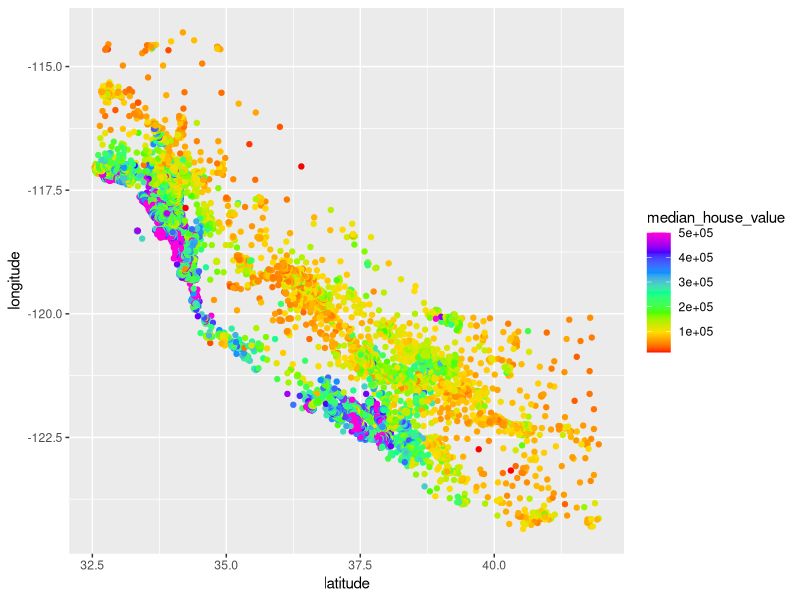
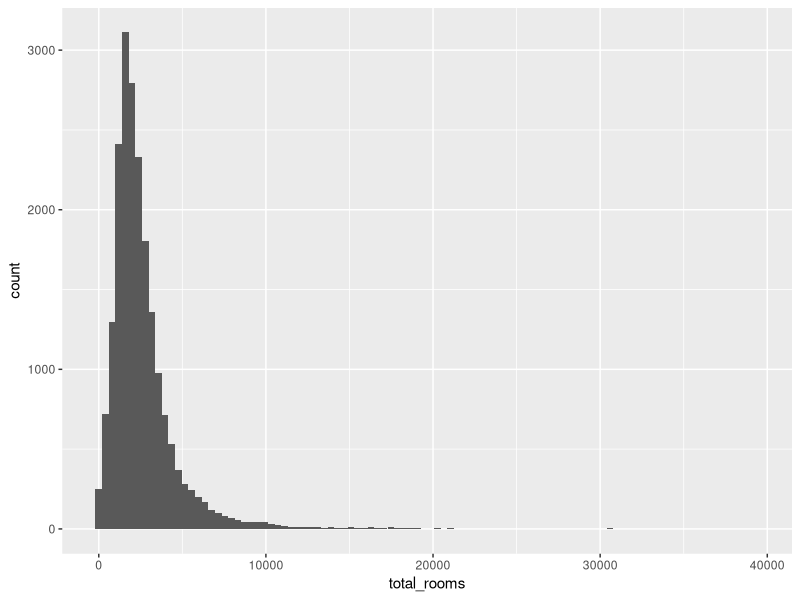
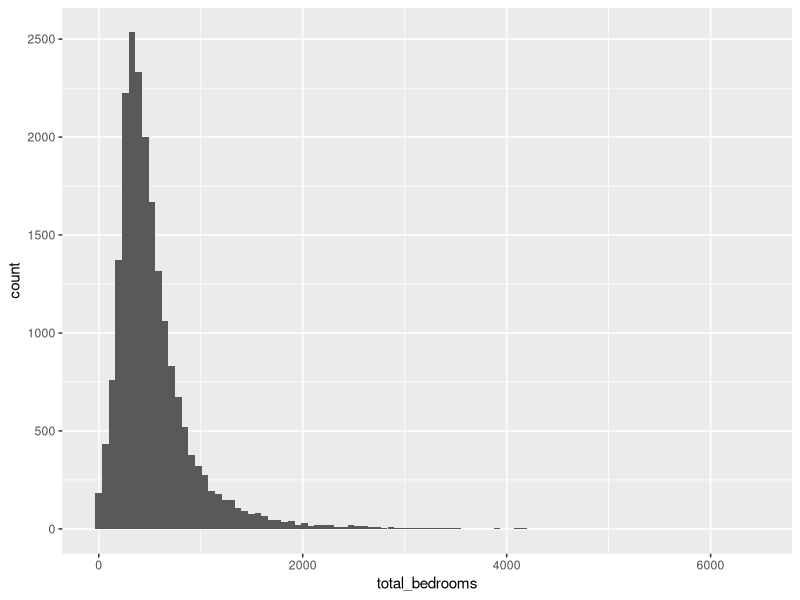
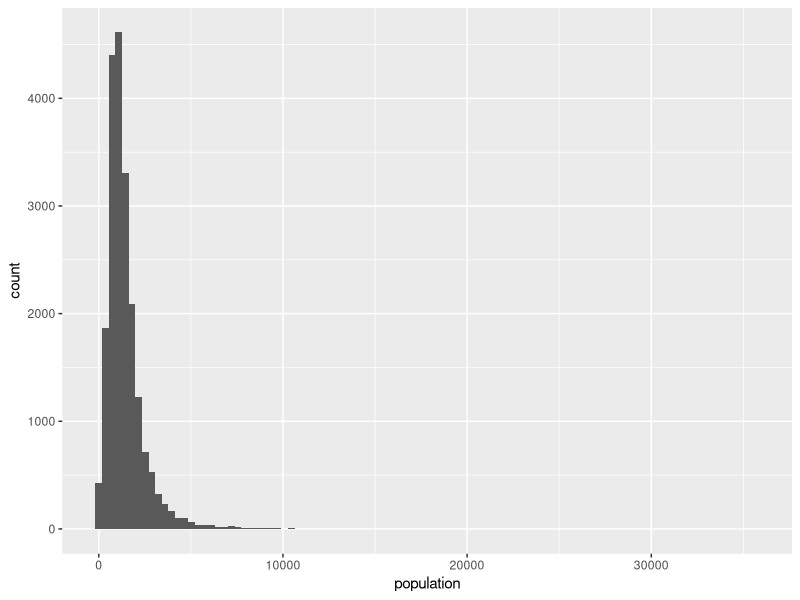
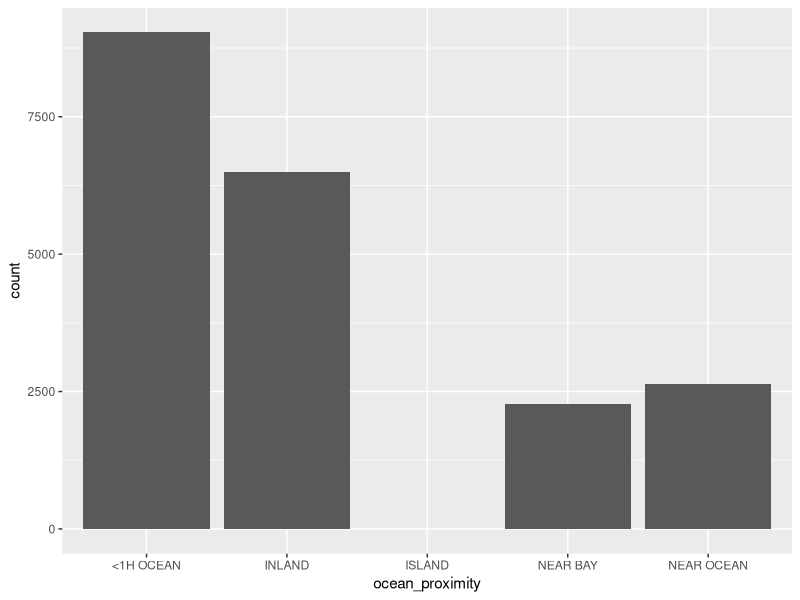
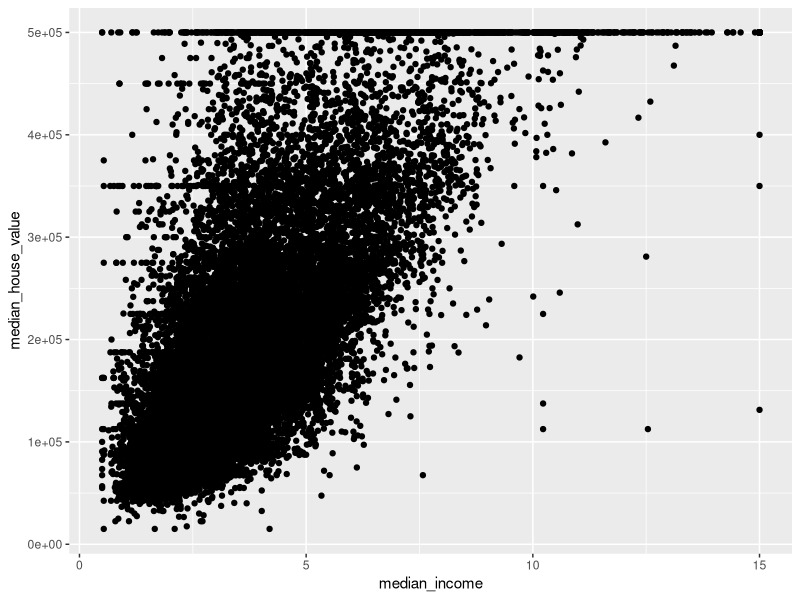
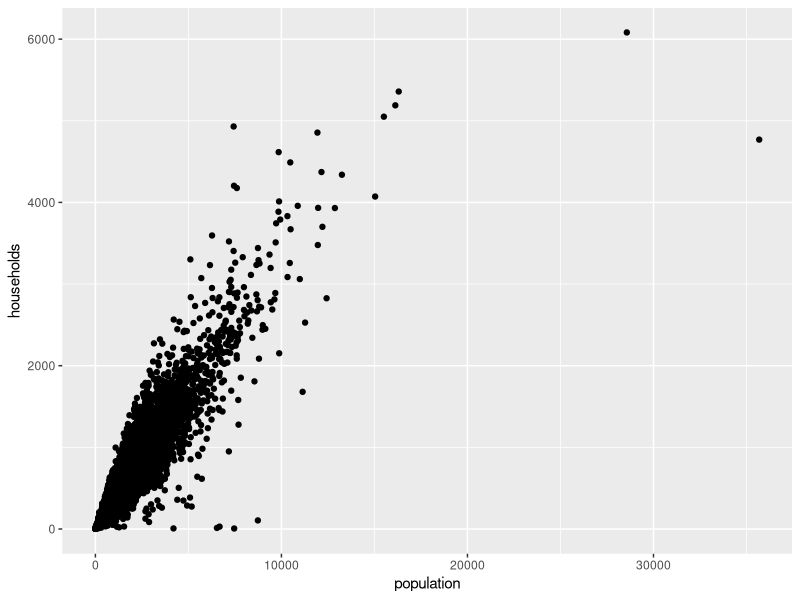
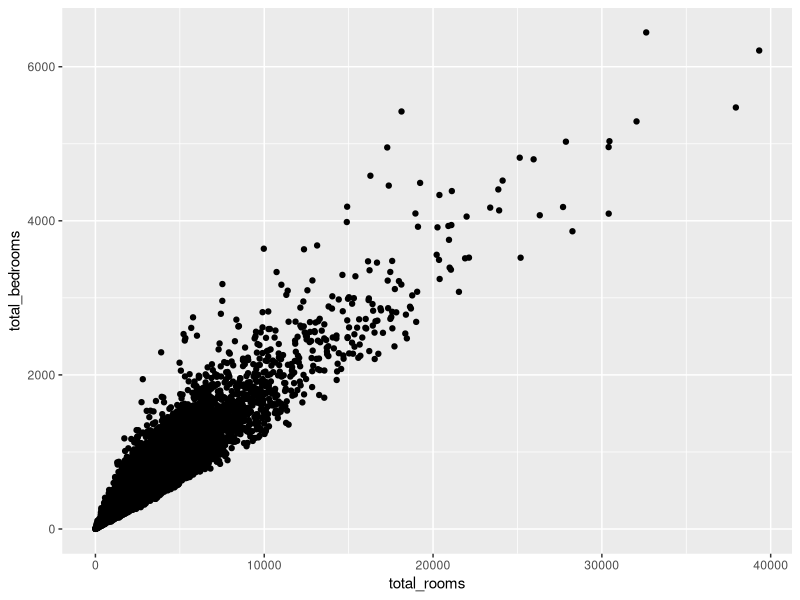

Write the R code that produced these figures, in order.
setwd("DSSC/stat_methods_4_data/quantile-regression/")

library(ggplot2)

# from book of aurelien geron:
# data refers to block groups or districts, population 600-3000 ca

# median_income has been capped at 15.000 $
# the	data	has	been	scaled	and
# capped	at	15	(actually	15.0001)	for	higher	median	incomes,	and	at	0.5	(actually	0.4999)	for
# lower	median	incomes
# The	housing	median	age	and	the	median	house	value	were	also	capped

house <- read.csv("house_from_gitsklearn.csv")
house
dim(house)
summary(house)

sum(complete.cases(house))
print(paste("there are ", dim(house)[1]-sum(complete.cases(house)), " rows with NA"))

house <- house[ complete.cases(house), ]
dim(house)
ocean_prox <- unique(house$ocean_proximity)
ocean_prox
rooms <- unique(house$total_rooms)
rooms

# this command makes Rstudio go crazy
# pairs(house)



ggplot(house) + geom_point(mapping=aes(x=latitude, y=longitude, col=median_house_value)) +
  scale_color_gradientn(colours = rainbow(7))


ggplot(house) + geom_histogram(aes(x=total_rooms), bins = 100)
ggplot(house) + geom_histogram(aes(x=total_bedrooms), bins = 100)
ggplot(house) + geom_histogram(aes(x=population), bins = 100)
ggplot(house) + geom_histogram(aes(x=ocean_proximity), bins = 100, stat='count')


ggplot(house) + geom_point(mapping=aes(x=median_income, y=median_house_value))
ggplot(house) + geom_point(mapping=aes(x=population, y=households))
ggplot(house) + geom_point(mapping=aes(x=total_rooms, y=total_bedrooms))
